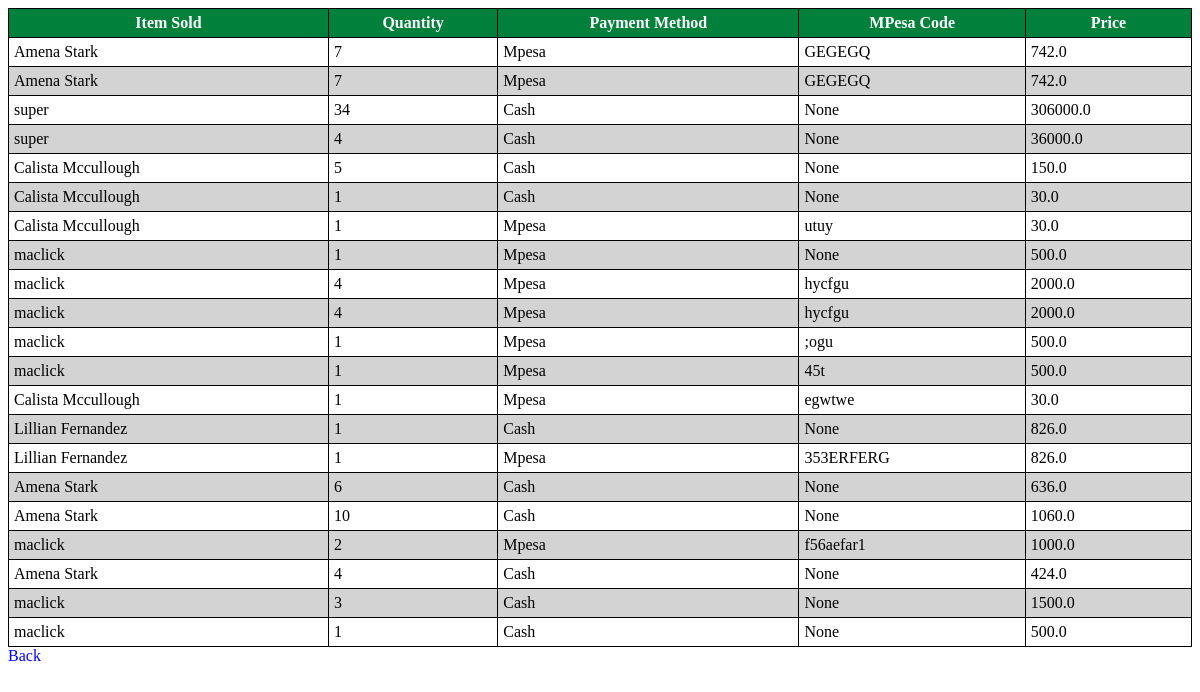
Page /cashier/sales-summary/ on the earlier database version.
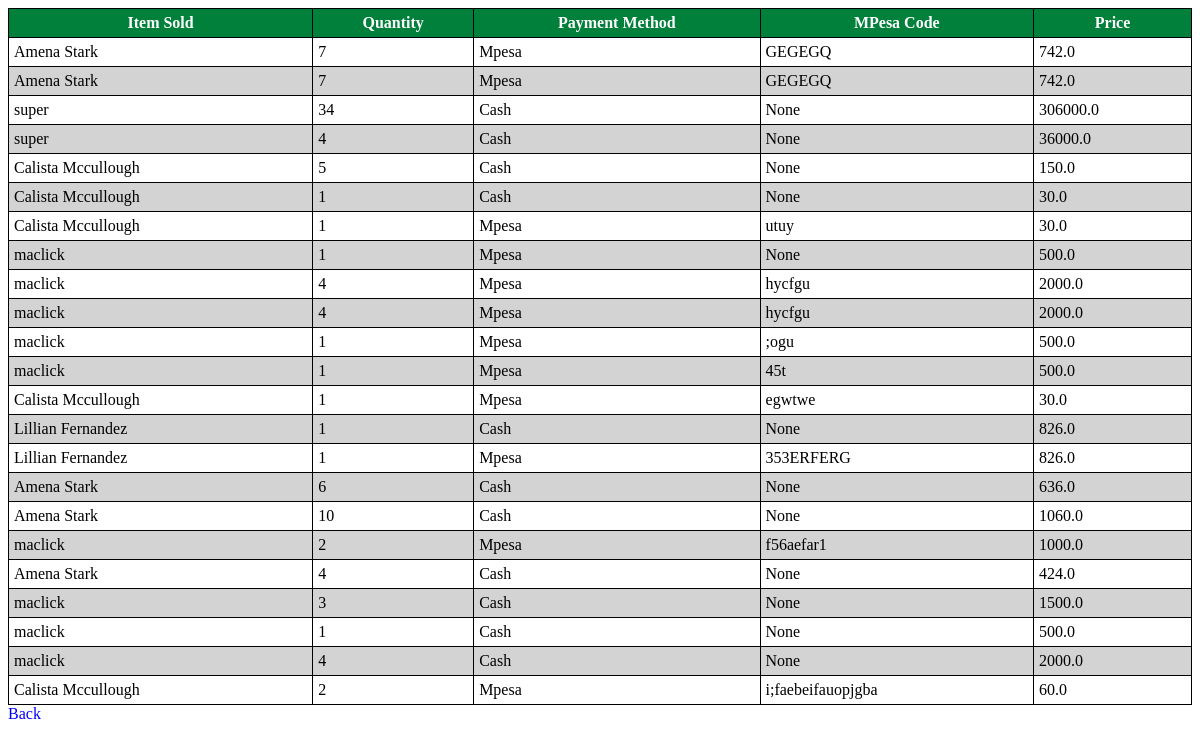
Same page on the later database version.
### cashier/models.py (models this page shows, shortened)
class Sales(models.Model):
    PAYMENT_METHOD_CHOICES = [
        ('Cash', 'Cash'),
        ('Mpesa', 'Mpesa'),
    ]
    stock_item = models.ForeignKey(Stock, on_delete=models.CASCADE)
    quantity_sold = models.PositiveIntegerField()
    sale_price = models.FloatField(editable=False)
    payment_method = models.CharField(max_length=100, choices=PAYMENT_METHOD_CHOICES)
    mpesa_code = models.CharField(max_length=100, blank=True, null=True)

### manager/models.py (models this page shows)
class Stock(models.Model):
    product_name = models.CharField(max_length=100)
    product_id = models.CharField(max_length=100)
    product_quantity = models.IntegerField()
    product_price = models.FloatField()
    def __str__(self):
        return self.product_name

### cashier/views.py (the view)
# urls.py: path('sales-summary/', views.sales_summary, name='sales-summary'),
def sales_summary(request):
    sales = Sales.objects.all()
    return render(request, 'sales_summary.html', {'sales': sales})

### cashier/templates/sales_summary.html (shortened to what this page needs)
<table>
    <thead>
        <tr>
            <th>Item Sold</th>
            <th>Quantity</th>
            <th>Payment Method</th>
            <th>MPesa Code</th>
            <th>Price</th>
        </tr>
    </thead>
    <tbody>
        {% for item in sales %}
            <tr>
                <td>{{ item.stock_item }}</td>
                <td>{{ item.quantity_sold }}</td>
                <td>{{ item.payment_method }}</td>
                <td>{{ item.mpesa_code }}</td>
                <td>{{ item.sale_price }}</td>
            </tr>
        {% endfor %}
    </tbody>
</table>
<a href="{% url 'cashier-dashboard' %}">Back</a>

Differences in the rows shown:
added Sales: stock_item "maclick", quantity_sold "4", payment_method "Cash", mpesa_code "None", sale_price "2000.0"
added Sales: stock_item "Calista Mccullough", quantity_sold "2", payment_method "Mpesa", mpesa_code "i;faebeifauopjgba", sale_price "60.0"
